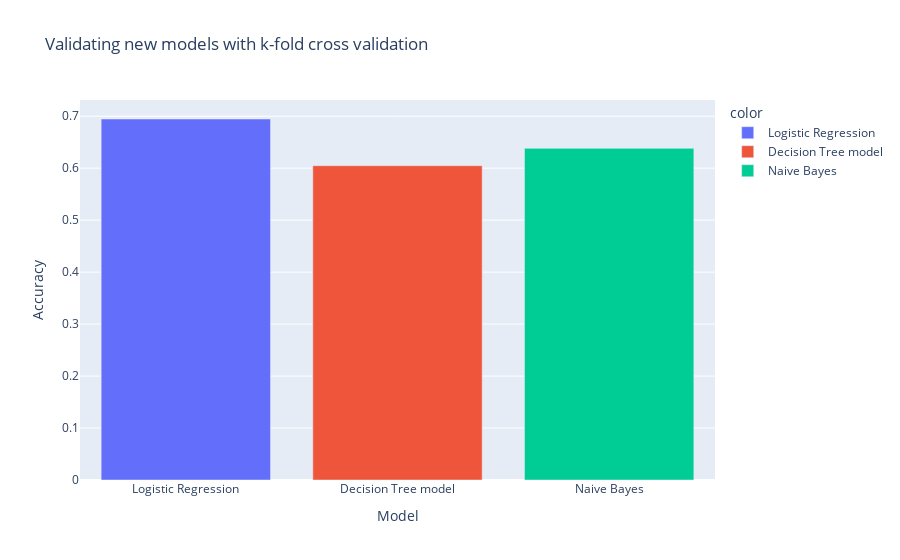

The code cell stored with this chart in its notebook:
### Code cell
fig = px.bar(x=['Logistic Regression', 'Decision Tree model', 'Naive Bayes'], 
             y=[accuracy_logr_1, accuracy_dtree_1, accuracy_nb_1], 
            color=['Logistic Regression', 'Decision Tree model', 'Naive Bayes'],
             labels={'x': 'Model', 'y': 'Accuracy'},
            title='Validating new models with k-fold cross validation')
fig.show()

### Figure 1 — Plotly figure (JSON) as saved in the notebook; plotly's stock layout.template omitted (floating-point values rounded to 4 significant figures)
{"data": [{"alignmentgroup": "True", "hovertemplate": "color=Logistic Regression<br>Model=%{x}<br>Accuracy=%{y}<extra></extra>", "legendgroup": "Logistic Regression", "marker": {"color": "#636efa", "pattern": {"shape": ""}}, "name": "Logistic Regression", "offsetgroup": "Logistic Regression", "orientation": "v", "showlegend": true, "textposition": "auto", "type": "bar", "x": ["Logistic Regression"], "xaxis": "x", "y": [0.6946], "yaxis": "y"}, {"alignmentgroup": "True", "hovertemplate": "color=Decision Tree model<br>Model=%{x}<br>Accuracy=%{y}<extra></extra>", "legendgroup": "Decision Tree model", "marker": {"color": "#EF553B", "pattern": {"shape": ""}}, "name": "Decision Tree model", "offsetgroup": "Decision Tree model", "orientation": "v", "showlegend": true, "textposition": "auto", "type": "bar", "x": ["Decision Tree model"], "xaxis": "x", "y": [0.6048], "yaxis": "y"}, {"alignmentgroup": "True", "hovertemplate": "color=Naive Bayes<br>Model=%{x}<br>Accuracy=%{y}<extra></extra>", "legendgroup": "Naive Bayes", "marker": {"color": "#00cc96", "pattern": {"shape": ""}}, "name": "Naive Bayes", "offsetgroup": "Naive Bayes", "orientation": "v", "showlegend": true, "textposition": "auto", "type": "bar", "x": ["Naive Bayes"], "xaxis": "x", "y": [0.6381], "yaxis": "y"}], "layout": {"barmode": "relative", "legend": {"title": {"text": "color"}, "tracegroupgap": 0}, "title": {"text": "Validating new models with k-fold cross validation"}, "xaxis": {"anchor": "y", "domain": [0, 1], "title": {"text": "Model"}}, "yaxis": {"anchor": "x", "domain": [0, 1], "title": {"text": "Accuracy"}}}}
